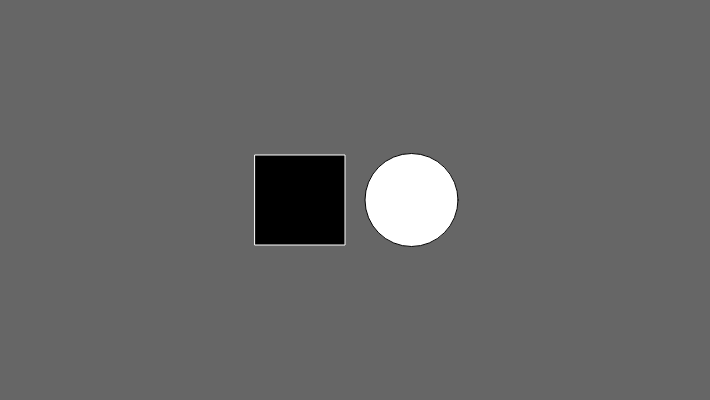
Frame 1 (no input)
Frame 60 (no input): identical to frame 1, image omitted
Frame 120 (the mouse pressed at the canvas centre since frame 60): identical to frame 1, image omitted

The p5.js sketch that drew this single still picture (run headless with seeded random() and noise() and a simulated clock; from frame 60 on, the mouse is pressed at the canvas centre):

// p5.js sketch
// ── sketch.js
let squareX, squareY; // Position of square button
let circleX, circleY; // Position of circle button
let squareSize = 90; // Width/height of square
let circleSize = 93; // Diameter of circle

let squareColor;
let circleColor;
let baseColor;

let squareOver = false;
let circleOver = false;

function setup() {
  createCanvas(710, 400);
  squareColor = color(0);
  circleColor = color(255);
  baseColor = color(102);
  circleX = width / 2 + circleSize / 2 + 10;
  circleY = height / 2;
  squareX = width / 2 - squareSize - 10;
  squareY = height / 2 - squareSize / 2;
}

function draw() {
  update(mouseX, mouseY);

  noStroke();
  if (squareOver) {
    background(squareColor);
  } else if (circleOver) {
    background(circleColor);
  } else {
    background(baseColor);
  }

  stroke(255);
  fill(squareColor);
  square(squareX, squareY, squareSize);
  stroke(0);
  fill(circleColor);
  circle(circleX, circleY, circleSize);
}

function update(x, y) {
  if (overCircle(circleX, circleY, circleSize)) {
    circleOver = true;
    squareOver = false;
  } else if (overSquare(squareX, squareY, squareSize)) {
    squareOver = true;
    circleOver = false;
  } else {
    circleOver = squareOver = false;
  }
}

function overSquare(x, y, size) {
  if (mouseX >= x && mouseX <= x + size && mouseY >= y && mouseY <= y + size) {
    return true;
  } else {
    return false;
  }
}

function overCircle(x, y, diameter) {
  const disX = x - mouseX;
  const disY = y - mouseY;
  if (sqrt(sq(disX) + sq(disY)) < diameter / 2) {
    return true;
  } else {
    return false;
  }
}
